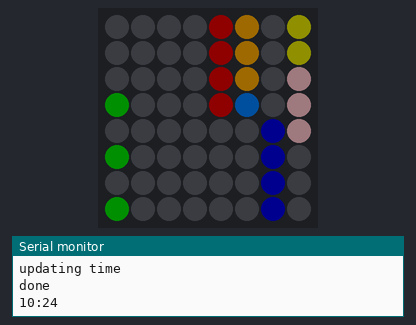
Simulated run of this sketch. Board: ESP32. Parts: 8×8 RGB LED matrix (first LED top left, wired row by row), the last lines printed to the serial monitor. Dim RGB values are drawn brighter than linear; WiFi joins after 1.5 s; servers stay silent unless stated; network time is answered at once with the bench clock; the local clock reads 2024-03-15 10:24:30 at power-on unless the sketch sets it.

Above: at 2.1 s.
At 65.1 s:
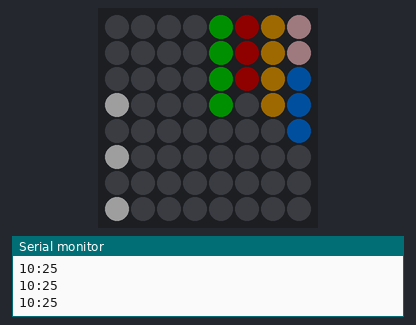
At 129.1 s:
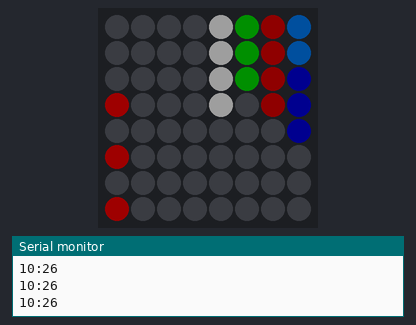

The sketch:

main.ino
```cpp
#include <WiFi.h>
#include <NTPClient.h>
#include <WiFiUdp.h>
#include <Adafruit_NeoPixel.h>
#include <time.h>

// Define the pin where the NeoPixel data line is connected
#define PIN 6

// Define the number of pixels in the 8x8 matrix
#define NUMPIXELS 64
#define ROWS 8
#define COLS 8

// WiFi credentials
const char* ssid = "<your network>";
const char* password = "<your password>";

// NTP server and time zone
const char* ntpServer = "ptbtime1.ptb.de";
const long utcOffsetInSeconds = 3600; // Adjust for your time zone

// Create an instance of the Adafruit_NeoPixel class
Adafruit_NeoPixel strip = Adafruit_NeoPixel(NUMPIXELS, PIN, NEO_GRB + NEO_KHZ800);

// Define the words and their corresponding positions in the matrix
struct Word {
  const char* text;
  int positions[8][2]; // Maximum 8 positions for simplicity
};
/*
ESISTCA.
FÜNFZEHN
VOR.NACH
HALBFÜNF
ZDWREINS
ACHTVIER
SIECHSUB
ZWÖEHLNF
*/

Word words[] = {
  {"ES", {{0, 0}, {0, 1}, {-1, -1}}},
  {"IST", {{0, 2}, {0, 3}, {0, 4}, {-1, -1}}},
  {"CA.", {{0, 5}, {0, 6}, {0, 7}, {-1, -1}}},
  {"fuenf", {{1, 0}, {1, 1}, {1, 2}, {1, 3}, {-1, -1}}},
  {"zehn", {{1, 4}, {1, 5}, {1, 6}, {1, 7}, {-1, -1}}},
  {"vor", {{2, 0}, {2, 1}, {2, 2}, {-1, -1}}},
  {"nach", {{2, 4}, {2, 5}, {2, 6}, {2, 7}, {-1, -1}}},
  {"halb", {{3, 0}, {3, 1}, {3, 2}, {3, 3}, {-1, -1}}},
  {"EINS", {{4, 4}, {4, 5}, {4, 6}, {4, 7}, {-1, -1}}},
  {"ZWEI", {{4, 0}, {4, 2}, {4, 4}, {4, 5}, {-1, -1}}},
  {"DREI", {{4, 1}, {4, 3}, {4, 4}, {4, 5}, {-1, -1}}},
  {"VIER", {{5, 4}, {5, 5}, {5, 6}, {5, 7}, {-1, -1}}},
  {"FUENF", {{3, 4}, {3, 5}, {3, 6}, {3, 7}, {-1, -1}}},
  {"SECHS", {{6, 0}, {6, 2}, {6, 3}, {6, 4}, {6, 5}, {-1, -1}}},
  {"SIEBEN", {{6, 0}, {6, 1}, {6, 2}, {6, 7}, {7, 3}, {7, 6}, {-1, -1}}},
  {"ACHT", {{5, 0}, {5, 1}, {5, 2}, {5, 3}, {-1, -1}}},
  {"NEUN", {{4, 6}, {5, 6}, {6, 6}, {7, 6}, {-1, -1}}},
  {"ZEHN", {{7, 0}, {7, 3}, {7, 4}, {7, 6}, {-1, -1}}},
  {"ELF", {{7, 3}, {7, 5}, {7, 7}, {-1, -1}}},
  {"ZWOELF", {{7, 0}, {7, 1}, {7, 2}, {7, 5}, {7, 7}, {-1, -1}}},
  {".", {{2, 3}, {-1, -1}}},
};

// WiFiUDP instance
WiFiUDP ntpUDP;

// NTPClient instance
NTPClient timeClient(ntpUDP, ntpServer);
// Function to initialize time with NTP and set timezone
void initTime() {
  configTime(0, 0, ntpServer);
  setenv("TZ", "CET-1CEST,M3.5.0,M10.5.0/3", 1); // Timezone for Berlin
  tzset();
}

void setup() {
  // Initialize the NeoPixel strip
  strip.begin();
  strip.show(); // Initialize all pixels to 'off'

  // Connect to WiFi
  WiFi.begin(ssid, password);
  while (WiFi.status() != WL_CONNECTED) {
    delay(1000);
  }

  Serial.begin(115200);

  // Initialize NTP client
  timeClient.begin();
  initTime();
}

#ifdef TEST
unsigned int testhour = 11;
unsigned int testminute = 0;
void loop() {
  unsigned int hours = timeinfo.tm_hour;
  unsigned int minutes = timeinfo.tm_min;

  testminute++;
  if (testminute >= 60){
    testminute = 0;
    testhour = (testhour +1 )%12;
  }
  // Display the current time in words
  displayTimeInWords(testhour, testminute);
  strip.show();
  delay(250);
}

#else
#define UPDATETIME 60
int timeclient = 1;
void loop() {
  // Update the NTP client
  unsigned long start_millis = millis();
  if (--timeclient <= 0){
    Serial.println("updating time");
    timeClient.update();
    Serial.println("done");
    timeclient=UPDATETIME;
  }

  // Get the current time
  time_t now;
  struct tm timeinfo;
  time(&now);
  localtime_r(&now, &timeinfo);

  unsigned int hours = timeinfo.tm_hour;
  unsigned int minutes = timeinfo.tm_min;

  // Display the current time in words
  displayTimeInWords(hours, minutes);
  strip.show();

  Serial.print(hours);
  Serial.print(":");
  Serial.println(minutes);
  delay(1000-(millis()-start_millis));
}
#endif

uint32_t colors[] = {
  strip.Color(30, 0, 0),    // Red
  strip.Color(0, 30, 0),    // Green
  strip.Color(0, 0, 30),    // Blue
  strip.Color(30, 30, 0),  // Yellow
  strip.Color(0, 30, 30),  // Cyan
  strip.Color(30, 0, 30),  // Magenta
  strip.Color(15, 0, 15),  // Purple
  strip.Color(0, 15, 15),  // Teal
  strip.Color(15, 15, 0),  // Olive
  strip.Color(30, 23, 24),// Pink
  strip.Color(0, 15,30),// Gray
  strip.Color(0, 0, 15),    // Navy
  strip.Color(30, 20, 0),  // Orange
  strip.Color(15, 0, 0),    // Maroon
  strip.Color(0, 15, 0),    // Dark Green
  strip.Color(30, 30, 30) // White
};
int colorindex = 0;
// Function to display a word on the matrix
void displayWord(const char* word, bool inc_color = true) {
  for (unsigned int i = 0; i < sizeof(words) / sizeof(words[0]); i++) {
    if (strcmp(words[i].text, word) == 0) {
      for (int j = 0; j < 8; j++) {
        int col = 7-words[i].positions[j][0];
        int row = words[i].positions[j][1];
        if ((row <0 || row >7) || (col <0 || col > 7)) break; // End of positions
        int pixelIndex = row * COLS + col;
        strip.setPixelColor(pixelIndex, colors[colorindex]); // White color

      }
      colorindex = ((colorindex +1) % 16);
      break;
    }
  }
}

// Function to clear the matrix
void clearMatrix() {
  for (int i = 0; i < NUMPIXELS; i++) {
    strip.setPixelColor(i, 0); // Turn off all pixels
  }
}

bool dot = false;

// Function to display the time in words
void displayTimeInWords(unsigned int hours, unsigned int minutes) {
  colorindex = minutes%16;
  clearMatrix();
  displayWord("ES");
  displayWord("IST");
  dot = !dot;
  if (dot){
    displayWord(".");
  }else{
    colorindex= (colorindex + 1)%16;
  }

  if (minutes > 0 && minutes < 5) {
    displayWord("CA.");
  } else if (minutes >= 5 && minutes < 10) {
    displayWord("fuenf");
    displayWord("nach");
  } else if (minutes >= 10 && minutes < 15) {
    displayWord("zehn");
    displayWord("nach");
  } else if (minutes >= 15 && minutes < 20) {
    displayWord("fuenf");
    displayWord("zehn");
    displayWord("nach");
  } else if (minutes >= 20 && minutes < 25) {
    displayWord("zehn");
    displayWord("vor");
    displayWord("halb");
  } else if (minutes >= 25 && minutes < 30) {
    displayWord("fuenf");
    displayWord("vor");
    displayWord("halb");
  } else if (minutes >= 30 && minutes < 35) {
    displayWord("halb");
  } else if (minutes >= 35 && minutes < 40) {
    displayWord("fuenf");
    displayWord("nach");
    displayWord("halb");
  } else if (minutes >= 40 && minutes < 45) {
    displayWord("zehn");
    displayWord("nach");
    displayWord("halb");
  } else if (minutes >= 45 && minutes < 50) {
    displayWord("fuenf");
    displayWord("zehn");
    displayWord("vor");
  } else if (minutes >= 50 && minutes < 55) {
    displayWord("zehn");
    displayWord("vor");
  } else if (minutes >= 55 && minutes < 60) {
    displayWord("fuenf");
    displayWord("vor");
  }

  if (minutes >= 20) {
    hours = (hours + 1);
  }
  hours = hours % 12;

  switch (hours) {
    case 1:
      displayWord("EINS");
      break;
    case 2:
      displayWord("ZWEI");
      break;
    case 3:
      displayWord("DREI");
      break;
    case 4:
      displayWord("VIER");
      break;
    case 5:
      displayWord("FUENF");
      break;
    case 6:
      displayWord("SECHS");
      break;
    case 7:
      displayWord("SIEBEN");
      break;
    case 8:
      displayWord("ACHT");
      break;
    case 9:
      displayWord("NEUN");
      break;
    case 10:
      displayWord("ZEHN");
      break;
    case 11:
      displayWord("ELF");
      break;
    case 12:
    case 0:
      displayWord("ZWOELF");
      break;
  }
}
```
